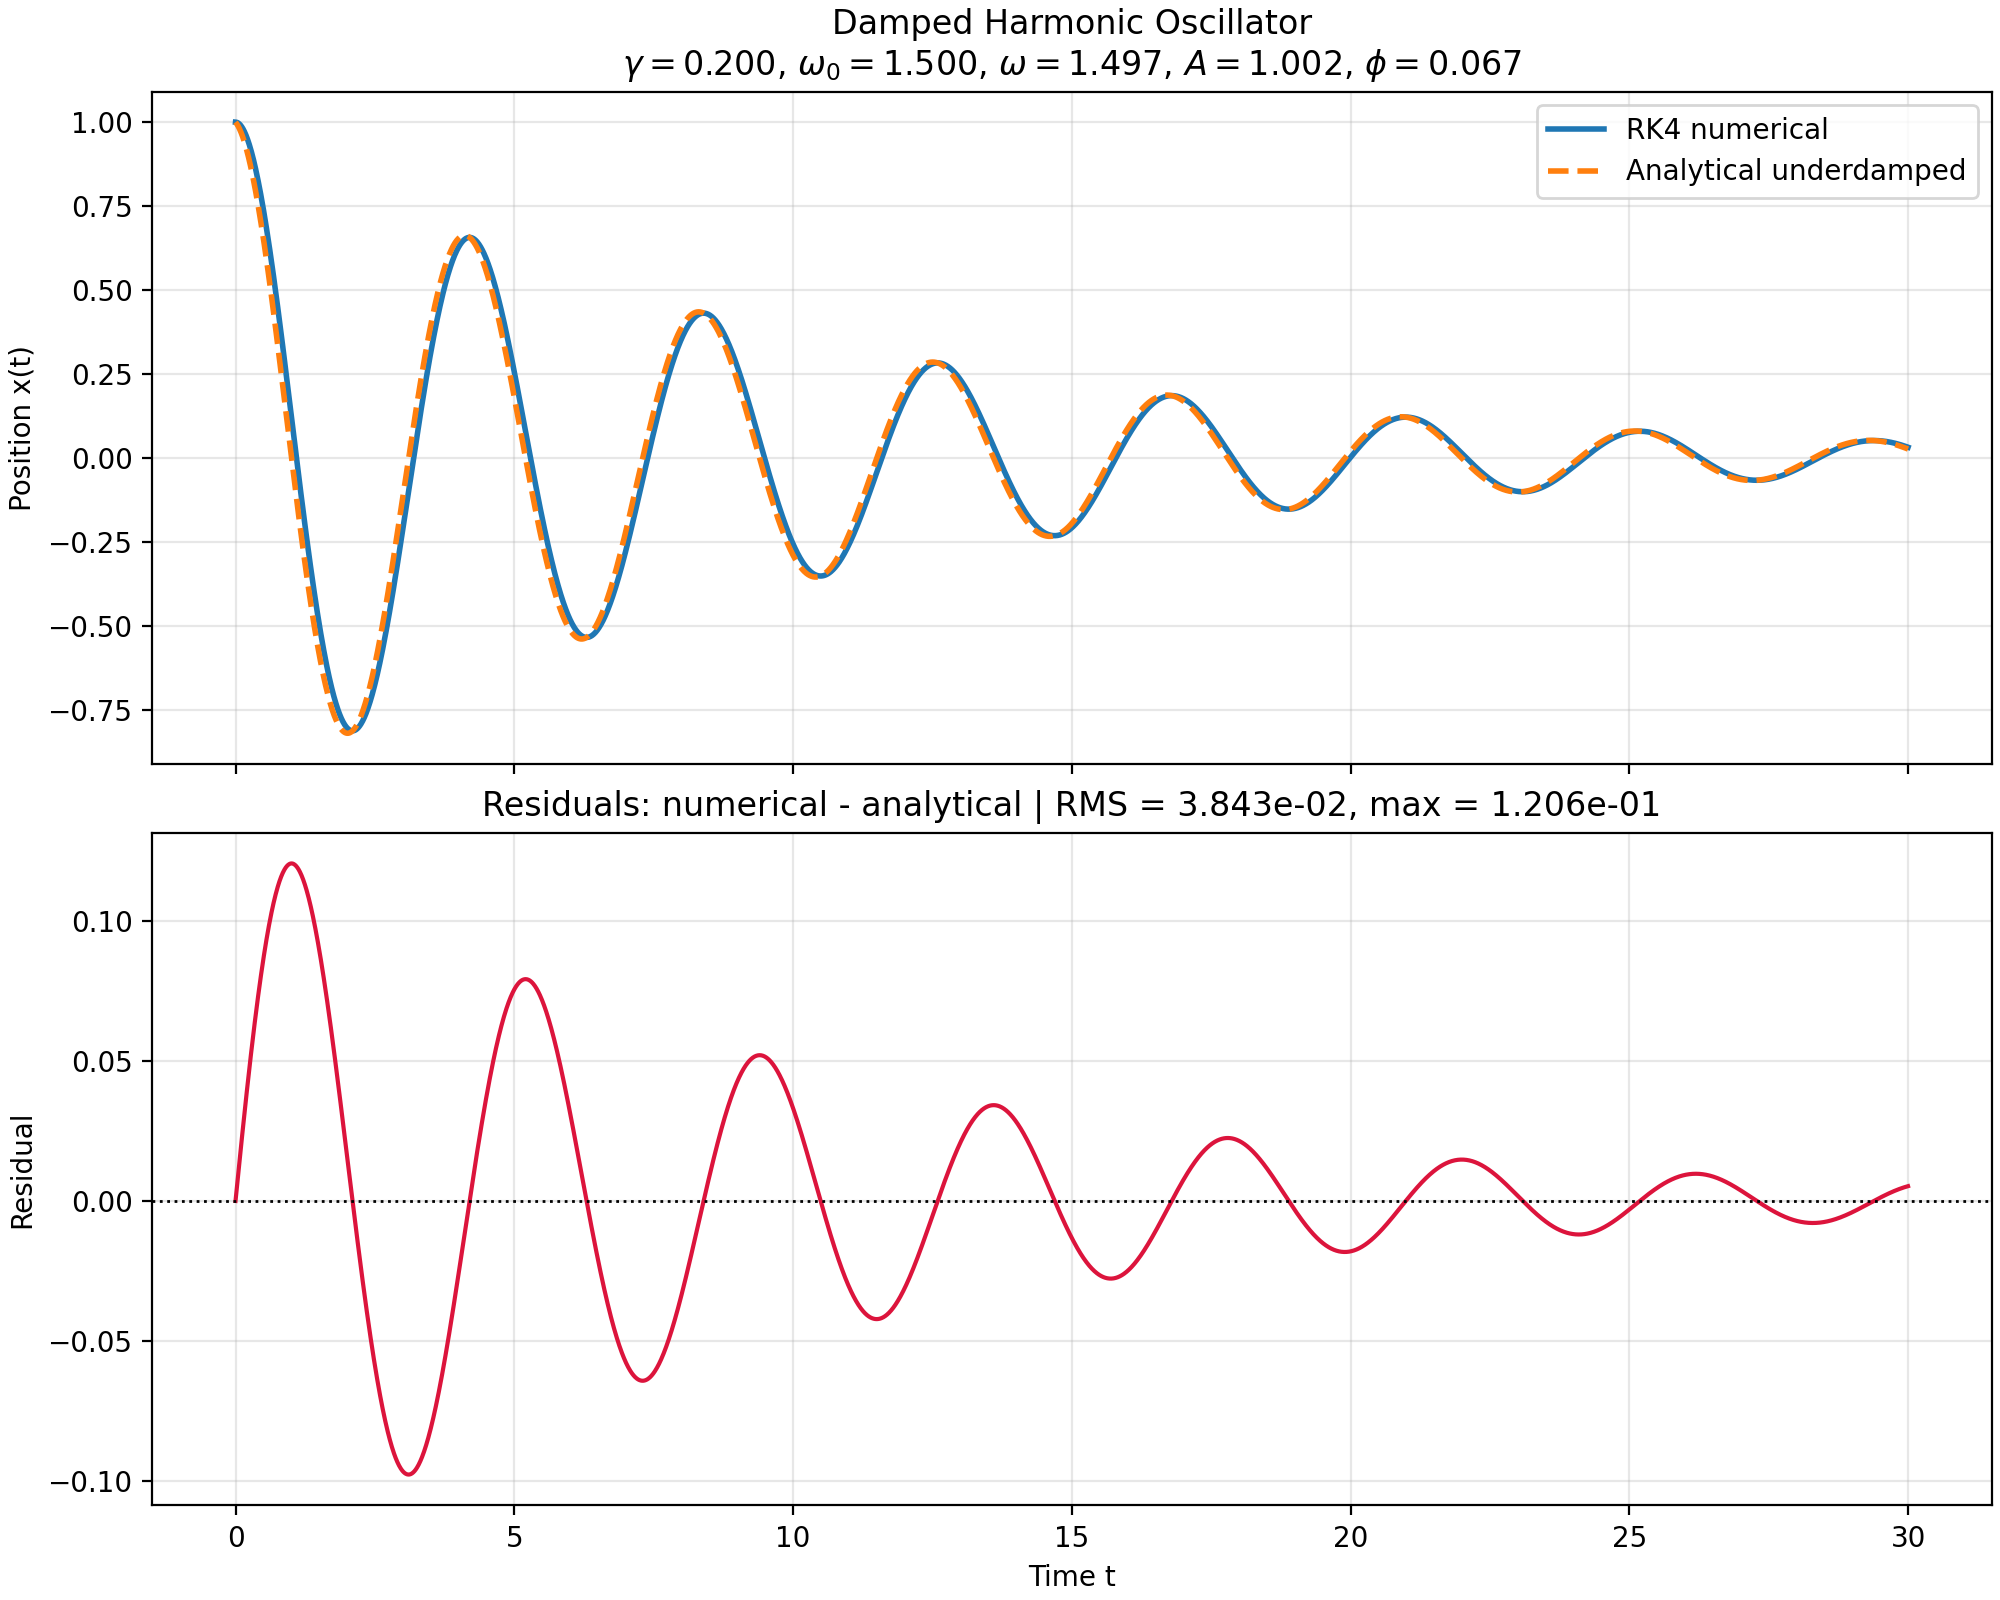

Recreate this plot in Python.
#!/usr/bin/env python3
"""Simulate a damped harmonic oscillator with RK4 and compare to the underdamped analytical solution.

Equation of motion:
    d^2x/dt^2 + gamma * dx/dt + omega_0^2 * x = 0

Converted to a first-order system with y = [x, v]:
    dx/dt = v
    dv/dt = -gamma * v - omega_0^2 * x
"""

from __future__ import annotations

import argparse
from pathlib import Path

import numpy as np


def oscillator_rhs(state: np.ndarray, gamma: float, omega_0: float) -> np.ndarray:
    """Return the time derivative [dx/dt, dv/dt] for the damped oscillator."""
    x, v = state
    return np.array([v, -gamma * v - omega_0**2 * x], dtype=float)


def rk4_step(state: np.ndarray, dt: float, gamma: float, omega_0: float) -> np.ndarray:
    """Advance the state by one RK4 step."""
    k1 = oscillator_rhs(state, gamma, omega_0)
    k2 = oscillator_rhs(state + 0.5 * dt * k1, gamma, omega_0)
    k3 = oscillator_rhs(state + 0.5 * dt * k2, gamma, omega_0)
    k4 = oscillator_rhs(state + dt * k3, gamma, omega_0)
    return state + (dt / 6.0) * (k1 + 2.0 * k2 + 2.0 * k3 + k4)


def solve_rk4(
    t: np.ndarray,
    x0: float,
    v0: float,
    gamma: float,
    omega_0: float,
) -> tuple[np.ndarray, np.ndarray]:
    """Solve the oscillator numerically with RK4 on a uniform time grid."""
    states = np.zeros((t.size, 2), dtype=float)
    states[0] = np.array([x0, v0], dtype=float)
    dt = t[1] - t[0]

    for i in range(t.size - 1):
        states[i + 1] = rk4_step(states[i], dt, gamma, omega_0)

    return states[:, 0], states[:, 1]


def analytical_underdamped(
    t: np.ndarray,
    x0: float,
    v0: float,
    gamma: float,
    omega_0: float,
) -> tuple[np.ndarray, float, float, float]:
    """Return x(t) = A exp(-gamma t / 2) cos(omega t + phi) for the underdamped regime."""
    discriminant = omega_0**2 - (gamma**2) / 4.0
    if discriminant <= 0.0:
        raise ValueError(
            "The analytical form used here requires an underdamped oscillator: gamma < 2 * omega_0."
        )

    omega = np.sqrt(discriminant)

    # Match the analytical solution to the initial conditions.
    c_cos = x0
    c_sin = -(v0 + 0.5 * gamma * x0) / omega
    amplitude = np.hypot(c_cos, c_sin)
    phase = np.arctan2(-c_sin, c_cos)

    x_analytic = amplitude * np.exp(-0.5 * gamma * t) * np.cos(omega * t + phase)
    return x_analytic, omega, amplitude, phase


def build_parser() -> argparse.ArgumentParser:
    parser = argparse.ArgumentParser(
        description="Damped harmonic oscillator solved with RK4 and compared to the analytical solution."
    )
    parser.add_argument("--gamma", type=float, default=0.2, help="Damping coefficient.")
    parser.add_argument("--omega0", type=float, default=1.5, help="Natural angular frequency.")
    parser.add_argument("--x0", type=float, default=1.0, help="Initial position.")
    parser.add_argument("--v0", type=float, default=0.0, help="Initial velocity.")
    parser.add_argument("--tmax", type=float, default=30.0, help="Final simulation time.")
    parser.add_argument("--steps", type=int, default=4000, help="Number of time steps.")
    parser.add_argument(
        "--save",
        type=Path,
        default=Path("oscillator.png"),
        help="Path for the saved figure.",
    )
    parser.add_argument(
        "--show",
        action="store_true",
        help="Display the figure interactively instead of only saving it.",
    )
    return parser


def main() -> None:
    args = build_parser().parse_args()

    if args.steps < 2:
        raise ValueError("steps must be at least 2.")
    if args.tmax <= 0.0:
        raise ValueError("tmax must be positive.")

    import matplotlib

    if not args.show:
        matplotlib.use("Agg")

    import matplotlib.pyplot as plt

    t = np.linspace(0.0, args.tmax, args.steps + 1)
    x_num, _ = solve_rk4(t, args.x0, args.v0, args.gamma, args.omega0)
    x_analytic, omega, amplitude, phase = analytical_underdamped(
        t, args.x0, args.v0, args.gamma, args.omega0
    )
    residuals = x_num - x_analytic

    rms_error = np.sqrt(np.mean(residuals**2))
    max_error = np.max(np.abs(residuals))

    fig, axes = plt.subplots(2, 1, figsize=(10, 8), sharex=True, constrained_layout=True)

    axes[0].plot(t, x_num, label="RK4 numerical", linewidth=2.0)
    axes[0].plot(t, x_analytic, "--", label="Analytical underdamped", linewidth=2.0)
    axes[0].set_ylabel("Position x(t)")
    axes[0].set_title(
        "Damped Harmonic Oscillator\n"
        f"$\\gamma={args.gamma:.3f}$, $\\omega_0={args.omega0:.3f}$, "
        f"$\\omega={omega:.3f}$, $A={amplitude:.3f}$, $\\phi={phase:.3f}$"
    )
    axes[0].grid(True, alpha=0.3)
    axes[0].legend()

    axes[1].plot(t, residuals, color="crimson", linewidth=1.5)
    axes[1].axhline(0.0, color="black", linestyle=":", linewidth=1.0)
    axes[1].set_xlabel("Time t")
    axes[1].set_ylabel("Residual")
    axes[1].set_title(f"Residuals: numerical - analytical | RMS = {rms_error:.3e}, max = {max_error:.3e}")
    axes[1].grid(True, alpha=0.3)

    args.save.parent.mkdir(parents=True, exist_ok=True)
    fig.savefig(args.save, dpi=200)

    print("Damped harmonic oscillator simulation complete.")
    print(f"Underdamped angular frequency omega = {omega:.8f}")
    print(f"Amplitude A = {amplitude:.8f}")
    print(f"Phase phi = {phase:.8f}")
    print(f"RMS residual = {rms_error:.8e}")
    print(f"Max residual = {max_error:.8e}")
    print(f"Figure saved to: {args.save.resolve()}")

    if args.show:
        plt.show()


if __name__ == "__main__":
    main()
